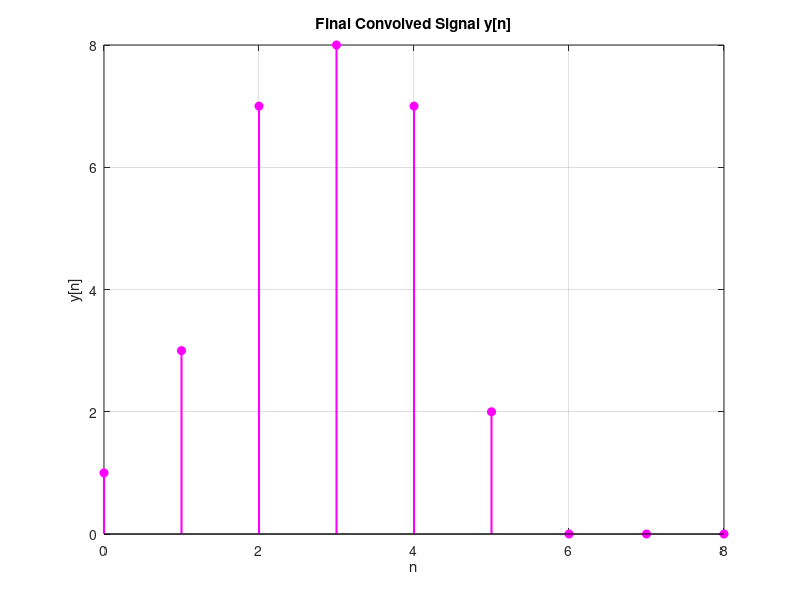

Source code (MATLAB):
% --- Tabular Discrete Convolution ---
% Clear environment
clear; clc; close all;

% 1. DEFINE SIGNALS
% Define index k for the signals
k = 0:5;
% Signal x[k]
x = [1, 2, 3, 1, 0, 0];
% Signal h[k]
h = [1, 1, 2, 0, 0, 0];

% 2. INITIALIZE FOR CONVOLUTION
% The output signal y[n] will exist from the sum of the starting indices
% to the sum of the ending indices.
n_start = k(1) + k(1);
n_end = k(end) + k(end-2); % Adjusted end for a clearer example
n = n_start:n_end;
y = zeros(1, length(n));

% Flip h[k] to get h[-k] for the convolution process
h_flipped = fliplr(h);
k_flipped = -fliplr(k);

% The full range of indices we need to consider for the table
k_full_range = (n_start - length(k)):(n_end + length(k));

% 3. PERFORM CONVOLUTION & DISPLAY TABLES
fprintf('Starting Discrete Convolution...\n');
fprintf('x[k] = [1, 2, 3, 1] for k=0,1,2,3\n');
fprintf('h[k] = [1, 1, 2] for k=0,1,2\n\n');

for i = 1:length(n)
    current_n = n(i);

    % --- Calculation ---
    % Find overlapping indices for multiplication
    [k_common, ix, ih] = intersect(k, k_flipped + current_n);

    product_values = zeros(size(k));
    if ~isempty(k_common)
        product_values(ix) = x(ix) .* h_flipped(ih);
    end

    % Calculate the sum to get the convolution result for this n
    y(i) = sum(product_values);

    % --- Display Table for the current step ---
    fprintf('----------------------------------------\n');
    fprintf('Calculating for n = %d\n', current_n);
    fprintf('y[%d] = sum( x[k] * h[%d-k] )\n', current_n, current_n);
    fprintf('----------------------------------------\n');
    fprintf('  k   |  x[k]  | h[%d-k] | Product\n', current_n);
    fprintf('----------------------------------------\n');

    h_shifted_values = zeros(size(k));
    if ~isempty(k_common)
      h_shifted_values(ix) = h_flipped(ih);
    end

    for j = 1:length(k)
        fprintf(' %2d   |  %4.1f  | %5.1f   | %6.2f\n', ...
                k(j), x(j), h_shifted_values(j), product_values(j));
    end
    fprintf('----------------------------------------\n');
    fprintf('Sum (y[%d]): .................... = %.2f\n\n', current_n, y(i));

    pause(1); % Pause to read the table
end

% Plot the final result
figure('Name', 'Discrete Convolution Result');
stem(n, y, 'm', 'filled', 'LineWidth', 1.5);
title('Final Convolved Signal y[n]');
xlabel('n');
ylabel('y[n]');
grid on;
